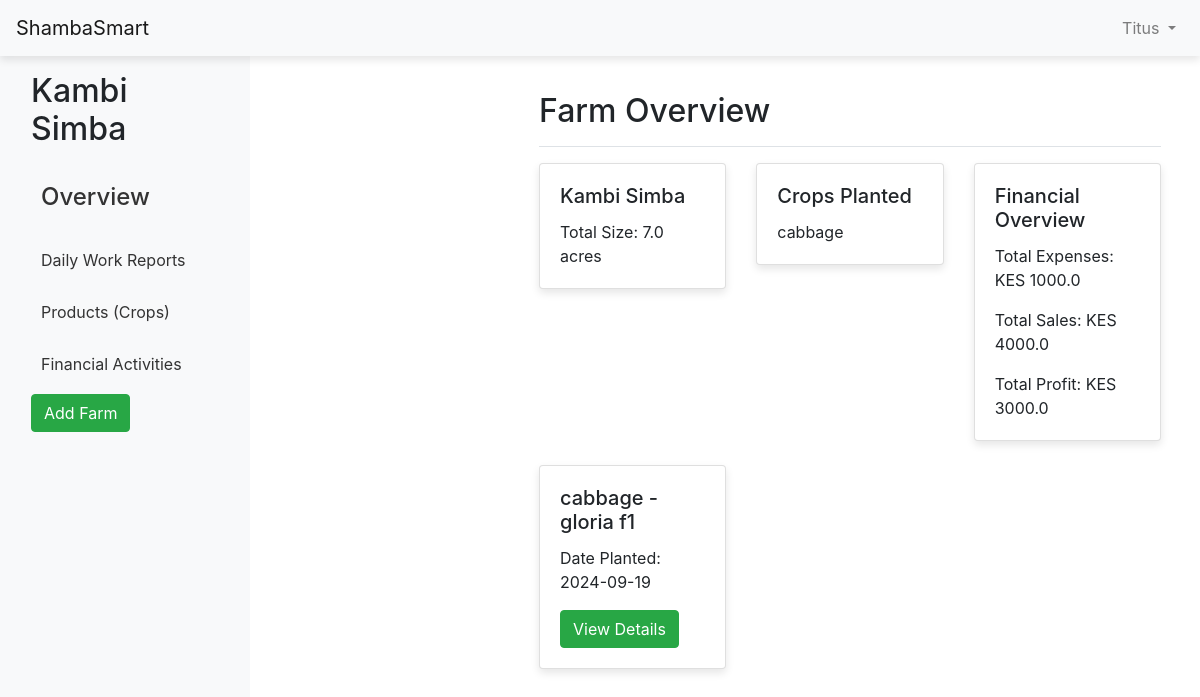
Before: / (signed in) with the older database file.
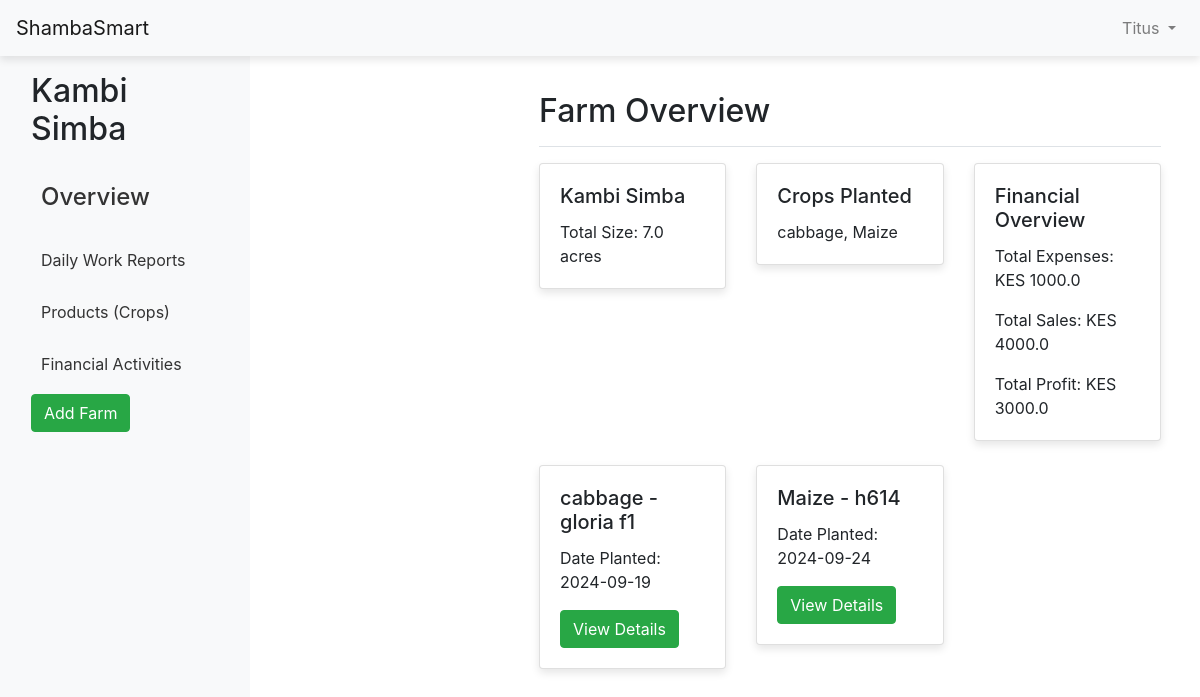
After: the same page with the newer database file.
### website/models.py (models this page shows, shortened)
class Crop(db.Model):
    crop_id = db.Column(db.Integer, primary_key=True)
    farm_id = db.Column(db.Integer, db.ForeignKey('farm.id'), nullable=False) # linking it to farm
    crop_name = db.Column(db.String(80), nullable=False)
    variety = db.Column(db.String(100), nullable=False)
    quantity = db.Column(db.Integer, nullable=False)
    quantity_unit = db.Column(db.String(50), nullable=False, default='grams')
    date_planted = db.Column(db.Date, default=func.now())
    quantity_harvested = db.Column(db.Float, nullable=True)  # Quantity of harvest
    stages = db.relationship('PlantStage', backref='crop', lazy=True)
    image = db.Column(db.String(200), nullable=True)  # For storing the image path
    farmer_id = db.Column(db.Integer, db.ForeignKey('farmer.id'), nullable=False)
    farmer = db.relationship('Farmer', back_populates='crops')
    expenses = db.relationship('Expense', back_populates='crop', lazy=True)
    sales = db.relationship('Sale', back_populates='crop', lazy=True)

### website/views.py (the view)
@views.route('/', methods=['GET', 'POST'])
@login_required
def home():
    farm = Farm.query.filter_by(farmer_id=current_user.id).first()
    if farm:
        crops = Crop.query.filter_by(farm_id=farm.id).all()
        total_expenses = db.session.query(db.func.sum(Expense.amount)).filter(Expense.crop_id.in_([crop.crop_id for crop in crops])).scalar() or 0
        total_sales = db.session.query(db.func.sum(Sale.total_sale)).filter(Sale.crop_id.in_([crop.crop_id for crop in crops])).scalar() or 0
        total_profit = total_sales - total_expenses
    else:
        crops = []
    crop_count = len(crops)
    return render_template("home.html", farm=farm, crops=crops, crop_count=crop_count,total_expenses=total_expenses, total_sales=total_sales, total_profit=total_profit)

### website/templates/home.html
{% extends "base.html" %}
{% block content %}
<div class="container-fluid">
    <div class="pt-3 pb-2 mb-3 border-bottom">
        <h1 class="h2">Farm Overview</h1>
    </div>
    <div class="row">
        <div class="col-md-4">
            <div class="card mb-4">
                <div class="card-body">
                    <h5 class="card-title">{{ farm.name }}</h5>
                    <p class="card-text">Total Size: {{ farm.size }} {{ farm.size_unit }}</p>
                </div>
            </div>
        </div>
        <div class="col-md-4">
            <div class="card mb-4">
                <div class="card-body">
                    <h5 class="card-title">Crops Planted</h5>
                    <p class="card-text">
                        {% for crop in crops %}
                            {{ crop.crop_name }}{% if not loop.last %}, {% endif %}
                        {% endfor %}
                    </p>
                </div>
            </div>
        </div>
        <div class="col-md-4">
            <div class="card mb-4">
                <div class="card-body">
                    <h5 class="card-title">Financial Overview</h5>
                    <p class="card-text">Total Expenses: KES {{ total_expenses }}</p>
                    <p class="card-text">Total Sales: KES {{ total_sales }}</p>
                    <p class="card-text">Total Profit: KES {{ total_profit }}</p>
                </div>
            </div>
        </div>
        {% for crop in crops %}
        <div class="col-md-4">
            <div class="card mb-4">
                <div class="card-body">
                    <h5 class="card-title">{{ crop.crop_name }} - {{ crop.variety }}</h5>
                    <p class="card-text">Date Planted: {{ crop.date_planted }}</p>
                    <a href="{{ url_for('views.crop_detail', crop_id=crop.crop_id) }}" class="btn btn-success">View Details</a>
                </div>
            </div>
        </div>
        {% endfor %}
    </div>
</div>
{% endblock %}

Changed rows visible on the page:
shown differently, row unchanged: Crop "cabbage": now shows ","
added Crop: crop_name "Maize", variety "h614", date_planted "2024-09-24"
